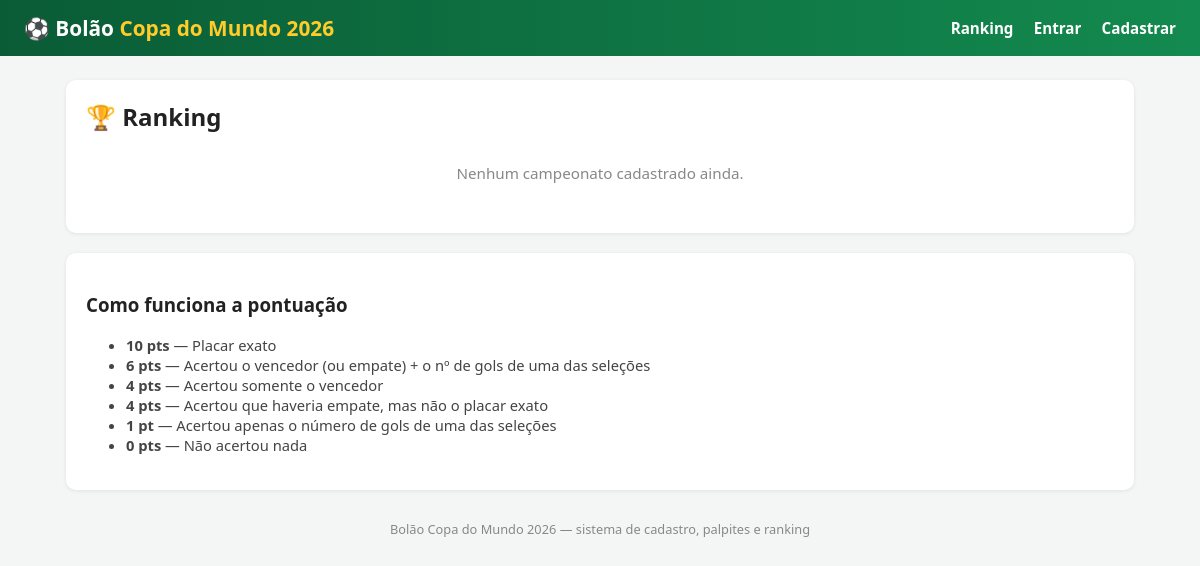
Before: /ranking with the older database file.
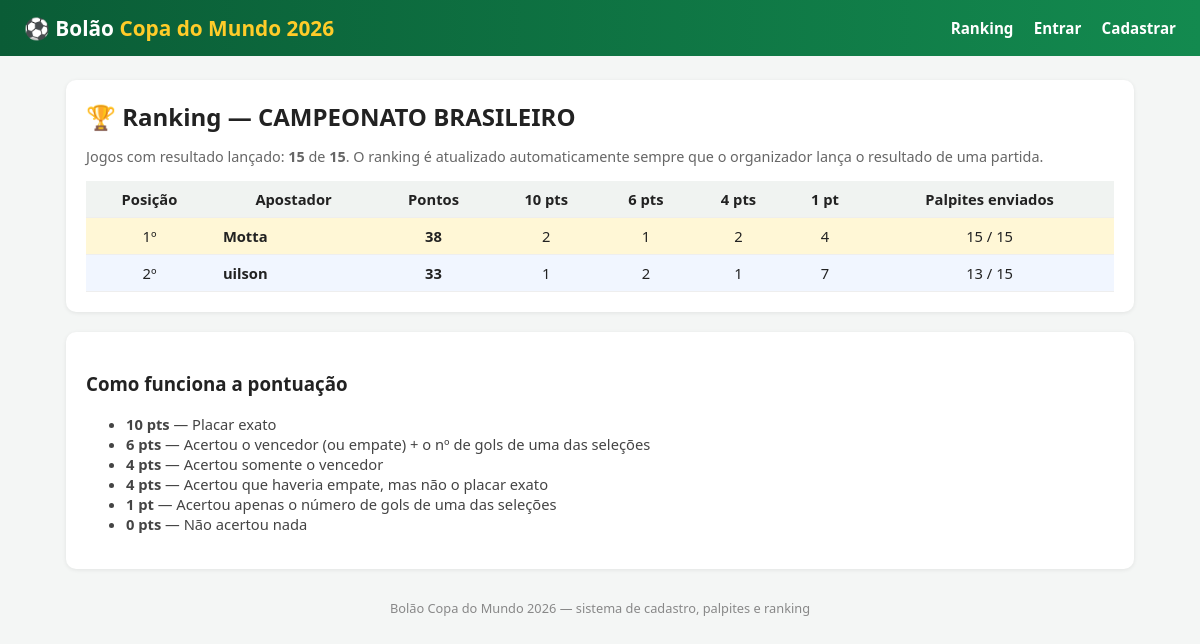
After: the same page with the newer database file.
### tables this page shows
CREATE TABLE campeonatos (
            id INTEGER PRIMARY KEY AUTOINCREMENT,
            nome TEXT NOT NULL,
            ativo INTEGER NOT NULL DEFAULT 0,
            criado_em TEXT NOT NULL
        );

CREATE TABLE usuarios (
            id INTEGER PRIMARY KEY AUTOINCREMENT,
            nome TEXT NOT NULL,
            email TEXT UNIQUE NOT NULL,
            senha_hash TEXT NOT NULL,
            is_admin INTEGER NOT NULL DEFAULT 0,
            criado_em TEXT NOT NULL
        );

### app.py (the view)
@app.route("/ranking")
def ranking():
    db = get_db()
    campeonatos = db.execute("SELECT * FROM campeonatos ORDER BY criado_em DESC").fetchall()
    campeonato_id_param = request.args.get("campeonato_id", type=int)
    if campeonato_id_param is not None:
        campeonato = db.execute(
            "SELECT * FROM campeonatos WHERE id=?", (campeonato_id_param,)
        ).fetchone()
    else:
        campeonato = get_campeonato_ativo(db)
        if campeonato is None and campeonatos:
            campeonato = campeonatos[0]
    if campeonato is None:
        return render_template(
            "ranking.html",
            ranking=[],
            jogos_com_resultado=0,
            total_jogos=0,
            campeonatos=campeonatos,
            campeonato=None,
        )
    linhas = db.execute(
        """
        SELECT u.id, u.nome,
               COALESCE(SUM(p.pontos), 0) AS total_pontos,
               SUM(CASE WHEN p.pontos = ? THEN 1 ELSE 0 END) AS qt_10,
               SUM(CASE WHEN p.pontos = ? THEN 1 ELSE 0 END) AS qt_6,
               SUM(CASE WHEN p.pontos = ? THEN 1 ELSE 0 END) AS qt_4,
               SUM(CASE WHEN p.pontos = ? THEN 1 ELSE 0 END) AS qt_1,
               COUNT(p.id) AS qt_palpites
        FROM usuarios u
        LEFT JOIN palpites p ON p.usuario_id = u.id
             AND p.jogo_id IN (SELECT id FROM jogos WHERE campeonato_id = ?)
        WHERE u.is_admin = 0
        GROUP BY u.id, u.nome
        ORDER BY total_pontos DESC, qt_10 DESC, qt_6 DESC, qt_4 DESC, u.nome ASC
        """,
        (PTS_PLACAR_EXATO, PTS_VENCEDOR_GOLS, PTS_SOMENTE_VENCEDOR, PTS_GOLS_UMA_SELECAO, campeonato["id"]),
    ).fetchall()
    jogos_com_resultado = db.execute(
        "SELECT COUNT(*) AS c FROM jogos WHERE campeonato_id=? AND gols_a IS NOT NULL",
        (campeonato["id"],),
    ).fetchone()["c"]
    total_jogos = db.execute(
        "SELECT COUNT(*) AS c FROM jogos WHERE campeonato_id=?", (campeonato["id"],)
    ).fetchone()["c"]
    return render_template(
        "ranking.html",
        ranking=linhas,
        jogos_com_resultado=jogos_com_resultado,
        total_jogos=total_jogos,
        campeonatos=campeonatos,
        campeonato=campeonato,
    )

### app.py (called while the page is built)
def get_db():
    if "db" not in g:
        g.db = sqlite3.connect(DB_PATH)
        g.db.row_factory = sqlite3.Row
        g.db.execute("PRAGMA foreign_keys = ON")
    return g.db

def get_campeonato_ativo(db):
    return db.execute("SELECT * FROM campeonatos WHERE ativo = 1 LIMIT 1").fetchone()

@app.context_processor
def inject_user():
    return {
        "usuario_logado": session.get("usuario_nome"),
        "is_admin": session.get("is_admin", False),
    }

### templates/ranking.html (shortened to what this page needs)
{% extends "base.html" %}
{% block content %}
<div class="card">
  <div style="display:flex;justify-content:space-between;align-items:center;flex-wrap:wrap;gap:10px;">
    <h2 style="margin:0;">🏆 Ranking {% if campeonato %}— {{ campeonato['nome'] }}{% endif %}</h2>
  </div>
  {% if campeonato is none %}
    <div class="empty-state">Nenhum campeonato cadastrado ainda.</div>
  {% else %}
  <p style="color:#666;font-size:0.9rem;">
    Jogos com resultado lançado: <strong>{{ jogos_com_resultado }}</strong> de
    <strong>{{ total_jogos }}</strong>. O ranking é atualizado automaticamente
    sempre que o organizador lança o resultado de uma partida.
  </p>
  <table>
    <thead>
      <tr>
        <th>Posição</th>
        <th>Apostador</th>
        <th>Pontos</th>
        <th>10 pts</th>
        <th>6 pts</th>
        <th>4 pts</th>
        <th>1 pt</th>
        <th>Palpites enviados</th>
      </tr>
    </thead>
    <tbody>
      {% for linha in ranking %}
        <tr class="{{ 'pos-1' if loop.index==1 else ('pos-2' if loop.index==2 else ('pos-3' if loop.index==3 else '')) }}">
          <td>{{ loop.index }}º</td>
          <td style="text-align:left;font-weight:600;">{{ linha['nome'] }}</td>
          <td><strong>{{ linha['total_pontos'] }}</strong></td>
          <td>{{ linha['qt_10'] }}</td>
          <td>{{ linha['qt_6'] }}</td>
          <td>{{ linha['qt_4'] }}</td>
          <td>{{ linha['qt_1'] }}</td>
          <td>{{ linha['qt_palpites'] }} / {{ total_jogos }}</td>
        </tr>
      {% else %}
        <tr><td colspan="8">Nenhum apostador cadastrado ainda.</td></tr>
      {% endfor %}
    </tbody>
  </table>
  {% endif %}
</div>
<div class="card">
  <h3>Como funciona a pontuação</h3>
  <ul style="font-size:0.92rem; color:#444;">
    <li><strong>10 pts</strong> — Placar exato</li>
    <li><strong>6 pts</strong> — Acertou o vencedor (ou empate) + o nº de gols de uma das seleções</li>
    <li><strong>4 pts</strong> — Acertou somente o vencedor</li>
    <li><strong>4 pts</strong> — Acertou que haveria empate, mas não o placar exato</li>
    <li><strong>1 pt</strong> — Acertou apenas o número de gols de uma das seleções</li>
    <li><strong>0 pts</strong> — Não acertou nada</li>
  </ul>
</div>
{% endblock %}

Changed rows visible on the page:
added campeonatos: nome "CAMPEONATO BRASILEIRO"
added usuarios: nome "Motta", total_pontos "38", qt_10 "2", qt_6 "1", qt_4 "2", qt_1 "4", qt_palpites "15", total_jogos "15"
now on this page (row unchanged): usuarios: nome "uilson", total_pontos "33", qt_10 "1", qt_6 "2", qt_4 "1", qt_1 "7", qt_palpites "13", total_jogos "15"
Other visible differences:
{{ jogos_com_resultado }}: (not shown) → "15"
{{ total_jogos }}: (not shown) → "15"
text no longer shown: "Nenhum campeonato cadastrado ainda."
text now shown: "— Jogos com resultado lançado: de . O ranking é atualizado automaticamente sempre que o organizador lança o resultado de uma partida. Posição Apostador Pontos 10 pts 6 pts 4 pts 1 pt Palpites enviados"
